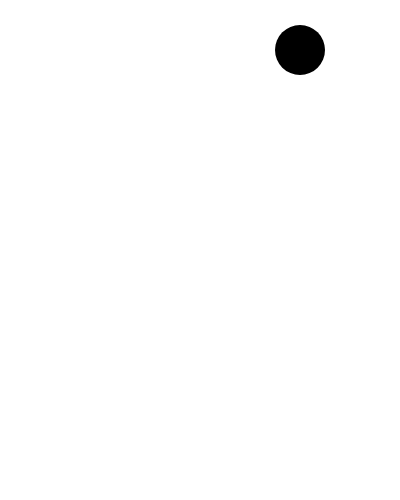
Frame 1 (no input)
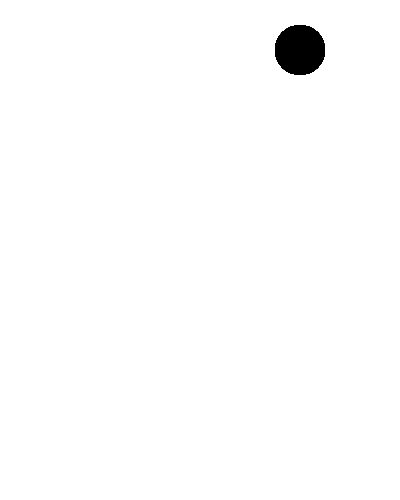
Frame 60 (no input)
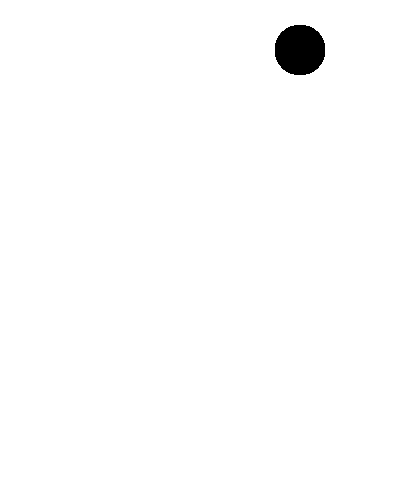
Frame 120 (the mouse pressed at the canvas centre since frame 60)

The p5.js sketch that drew these frames (run headless with seeded random() and noise() and a simulated clock; from frame 60 on, the mouse is pressed at the canvas centre):

// p5.js sketch
// ── sketch.js
function setup() {
  createCanvas(400, 500);//created canvas shape
  background(255); //created a background 
}

function draw() {
  noStroke(); //no stroke on the circle
  fill(0);
  ellipse(300,50,50,50)
  
}
